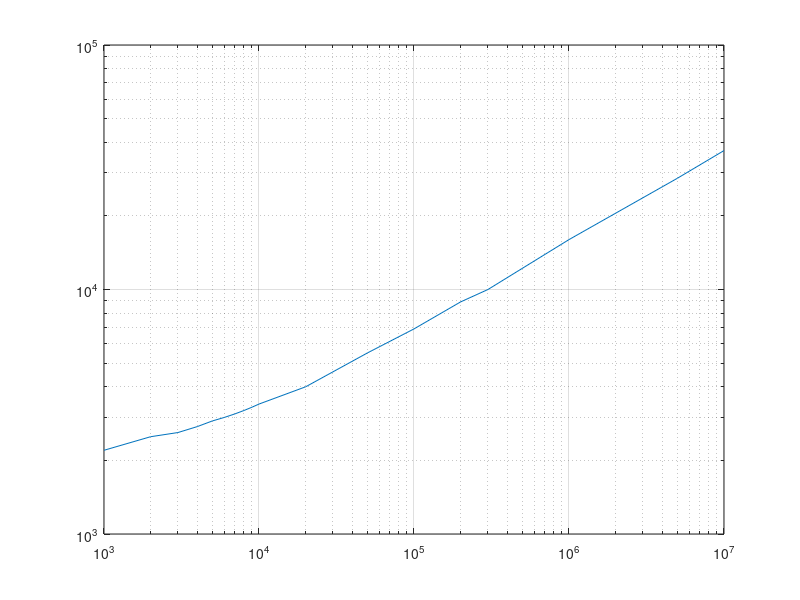
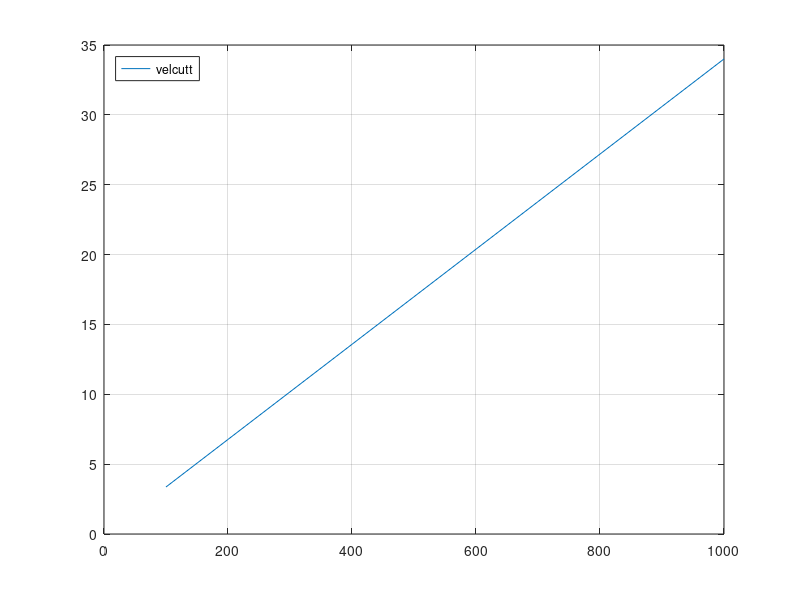
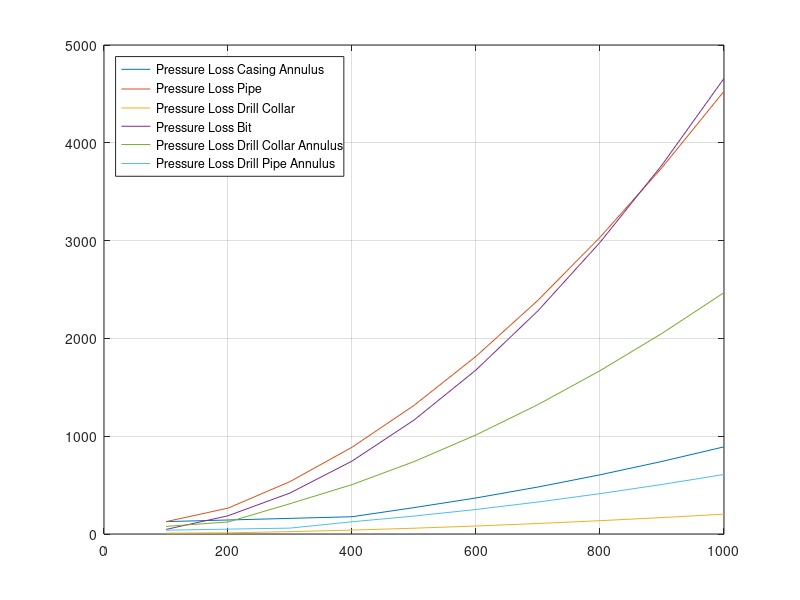
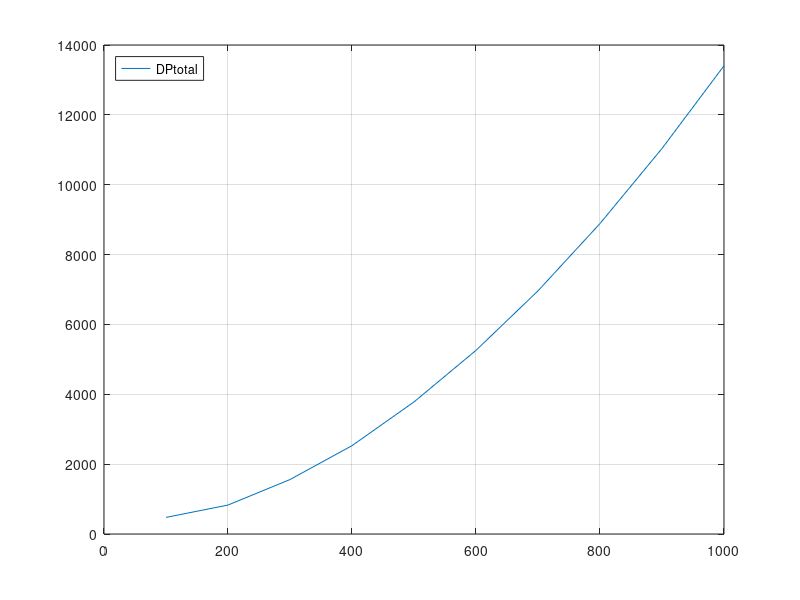

MATLAB code for these plots, in order:
clc
clear all
%Defining constants
q = [100 200 300 400 500 600 700 800 900 1000];
IDdp=3.5;
IDdc=4;
IDhole=6.5;
IDcasing=7.5;
ODdc=5.5;
ODdp=4.5;
den= 10.5;
Theta300=36;
Theta600=60;
E = 0.00065;
L_DP=6450;
L_DC=550;
L_DCA=550;
L_DPA1=950;
L_DPA2=5500;
Cd=0.95;
DPsurface=50;
ROP=40;
por=0.2;
Dcut=0.025;
gammarock=2.7;
gammamud = 10.5;
Vslip = [1 1 1 1 1 1 1 1 1 1];

%Plotting critical reynolds number plot
HN = [1e3 2e3 3e3 4e3 5e3 6e3 7e3 8e3 9e3 1e4 2e4 5e4 1e5 2e5 3e5 1e6 5e6 1e7];
CRe = [2.2e3 2.5e3 2.6e3 2.75e3 2.9e3 3e3 3.1e3 3.2e3 3.3e3 3.4e3 4e3 5.5e3 6.9e3 8.9e3 1e4 1.6e4 2.85e4 3.7e4];
loglog(HN,CRe)
ylim([1e3 1e5])
grid on

%Bingham plastic Model
for counter=1:1:10
    n=1;
%Mean velocity
%Drill Pipe
v_DP(counter)=q(counter)/(2.448*IDdp^2);

%Drill collar
v_DC(counter)=q(counter)/(2.448*IDdc^2);

%annulus
%section 1
%Drill collar annulus
v_DCA(counter)=q(counter)/(2.448*(IDhole^(2)-ODdc^(2)));
%section 2
%Drill pipe annulus
v_DPA1(counter)=q(counter)/(2.448*(IDhole^(2)-ODdp^(2)));
%section 3
%casing annulus
v_DPA2(counter)=q(counter)/(2.448*(IDcasing^(2)-ODdp^(2)));

%flow behavior parameter
PlasticVis=Theta600-Theta300;
Tao=Theta300-PlasticVis;

%Turbulence criteria
%Drill pipe
Nhep=(37100*den*Tao*IDdp^(2))/PlasticVis^(2);
Nrecp = interp1(HN,CRe,Nhep);
Nrep(counter)=(928*den*v_DP(counter)*IDdp)/PlasticVis;
fp(counter) = ((0.25)/(log10(((E/IDdp)/3.715)+(6.943/Nrep(counter))^0.9))^2)/4;

if Nrep(counter)>Nrecp
    dPdivdL_p(counter)=(fp(counter)*den*v_DP(counter)^(2))/(25.8*IDdp);
else 
    dPdivdL_p(counter)=((PlasticVis*v_DP(counter))/(1500*IDdp^2))+(Tao/(225*IDdp));
end

dp_DP(counter)=dPdivdL_p(counter)*L_DP;

%Drill collar
Nhec=(37100*den*Tao*IDdc^(2))/PlasticVis^(2);
Nrecc = interp1(HN,CRe,Nhec);
Nrec(counter)=(928*den*v_DC(counter)*IDdc)/PlasticVis;
fc(counter) = ((0.25)/(log10(((E/IDdc)/3.715)+(6.943/Nrec(counter))^0.9))^2)/4;

if Nrec(counter)>Nrecc
    dPdivdL_c(counter)=(fc(counter)*den*v_DC(counter)^(2))/(25.8*IDdc);
else 
    dPdivdL_c(counter)=((PlasticVis*v_DC(counter))/(1500*IDdc^2))+(Tao/(225*IDdc));
end

dp_DC(counter)=dPdivdL_c(counter)*L_DC;

%Annulus
%section 1
%Drill collar annulus
Nheca=(24700*den*Tao*(IDhole-ODdc)^2)/PlasticVis^(2);
Nrecca = interp1(HN,CRe,Nheca);
Nreca(counter)=(757*den*v_DCA(counter)*(IDhole-ODdc))/PlasticVis;
fca(counter) = ((0.25)/(log10(((E/(IDhole-ODdc))/3.715)+(6.943/Nreca(counter))^0.9))^2)/4;

if Nreca(counter)>Nrecca
    dPdivdL_ca(counter)=(fca(counter)*den*v_DCA(counter)^(2))/(21.1*(IDhole-ODdc));
else 
    dPdivdL_ca(counter)=((PlasticVis*v_DCA(counter))/(1000*(IDhole-ODdc)^2))+(Tao/(200*(IDhole-ODdc)));
end

dp_DCA(counter)=dPdivdL_ca(counter)*L_DCA;

%section 2
%Drill pipe annulus
Nhepa=(24700*den*Tao*(IDhole-ODdp)^2)/PlasticVis^(2);
Nrecpa = interp1(HN,CRe,Nhepa);
Nrepa(counter)=(757*den*v_DPA1(counter)*(IDhole-ODdp))/PlasticVis;

fpa(counter) = ((0.25)/(log10(((E/(IDhole-ODdp))/3.715)+(6.943/Nrepa(counter))^0.9))^2)/4;

if Nrepa(counter)>Nrecpa
    dPdivdL_pa(counter)=(fpa(counter)*den*v_DPA1(counter)^(2))/(21.1*(IDhole-ODdp));
else 
    dPdivdL_pa(counter)=((PlasticVis*v_DPA1(counter))/(1000*(IDhole-ODdp)^2))+(Tao/(200*(IDhole-ODdp)));
end

dp_DPA1(counter)=dPdivdL_pa(counter)*L_DPA1;

%section 3
%Casing annulus
Nhea=(24700*den*Tao*(IDcasing-ODdp)^2)/PlasticVis^(2);
Nreca = interp1(HN,CRe,Nhea);
Nrea(counter)=(757*den*v_DPA2(counter)*(IDcasing-ODdp))/PlasticVis;

fa(counter) = ((0.25)/(log10(((E/(IDcasing-ODdp))/3.715)+(6.943/Nrea(counter))^0.9))^2)/4;

if Nrea(counter)>Nreca
    dPdivdL_a(counter)=(fa(counter)*den*v_DPA2(counter)^(2))/(21.1*(IDcasing-ODdp));
else 
    dPdivdL_a(counter)=((PlasticVis*v_DPA2(counter))/(1000*(IDcasing-ODdp)^2))+(Tao/(200*(IDcasing-ODdp)));
end

dp_DPA2(counter)=dPdivdL_a(counter)*L_DPA2;

%Pressure drop at Drill bit
%Three cone roller bit
D1=15/32;
D2=12/32;
D3=15/32;

At=(pi/4)*(D1^(2)+D2^(2)+D3^(2));

dPbit(counter)=((8.311e-5)*den*q(counter)^2)/(Cd^(2)*At^2);

%Total Pressure drop
DPtotal(counter)=dp_DP(counter)+dp_DC(counter)+dp_DCA(counter)+dp_DPA1(counter)+dp_DPA2(counter)+dPbit(counter)+DPsurface;


%Cuttings Transport
A_bit=(3.1428/4)*(IDhole/12)^2;
VolCut=(pi()/6)*(Dcut^3);

w = VolCut*gammarock*8.33;
fbuoy = VolCut*gammamud;
ApVis = PlasticVis + (5*Tao*Dcut)/v_DCA(counter);

fdrag=zeros(1,10);
while(w ~= fbuoy + fdrag(counter) && n<1000)
NreParticle(counter) = 928*gammamud*Vslip(counter)*Dcut/ApVis;
DragCoeff(counter) = (24/NreParticle(counter))+(3/NreParticle(counter)^0.5)+0.34;
Vslip(counter) = 1.89*((Dcut/DragCoeff(counter))*((gammarock*8.33-gammamud)/(gammamud)))^0.5;
fdrag(counter) = DragCoeff(counter)*(0.5*gammamud*Vslip(counter)^2)*(pi/4)*Dcut^2;
n=n+1;
end
v_Cut(counter) = v_DCA(counter)-Vslip(counter);

A_bit=At;
Q_rock=ROP*A_bit*(1-por);
A_annulus=((pi/4)*(IDhole^2-ODdc^2))+(pi/4)*((IDhole^2-ODdp^2))+(pi/4)*((IDcasing^2-ODdp^2));
f_Cutt(counter)=Q_rock/(A_annulus*v_Cut(counter));
rho_mud(counter)=(f_Cutt(counter)*gammarock)+(1-f_Cutt(counter))*gammamud;

end
%Plotting
f1=figure;
f2=figure;
f3=figure;
f4=figure;
f5=figure;

%q vs v_DCut
figure(f1);
plot(q,v_Cut)
xlim([0 1000])
legend({'velcutt'},'Location','northwest')
grid on
%q Vs Pressure loss
figure(f2);
plot(q,dp_DPA2)
xlim([0 1000])
hold on
plot(q,dp_DP)
plot(q,dp_DC)
plot(q,dPbit)
plot(q,dp_DCA)
plot(q,dp_DPA1)
legend({'Pressure Loss Casing Annulus','Pressure Loss Pipe','Pressure Loss Drill Collar','Pressure Loss Bit','Pressure Loss Drill Collar Annulus','Pressure Loss Drill Pipe Annulus'},'Location','northwest')
hold off
grid on
%q vs Total frictional pressure loss
figure(f3);
plot(q,DPtotal)
xlim([0 1000])
legend({'DPtotal'},'Location','northwest')
grid on
%q vs f_cutt
figure(f4);
plot(q,f_Cutt)
xlim([0 1000])
legend({'f_Cutt'},'Location','northwest')
grid on
%q vs rho_mud
figure(f5);
plot(q,rho_mud)
xlim([0 1000])
legend({'rho_mud'},'Location','northwest')
grid on